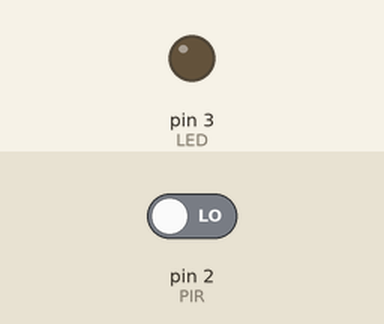
Simulated run of this sketch. Board: Arduino Uno, built with avr-gcc and run on an emulated ATmega328P. On the bench: output pins drawn as LEDs (lit = HIGH). The inputs (shaded band) are chosen by the test bench; at power-on: pin 2 (PIR) LOW.

Above: at 1.2 s.
1.3 s: pin 2 (PIR) driven HIGH
At 2.2 s:
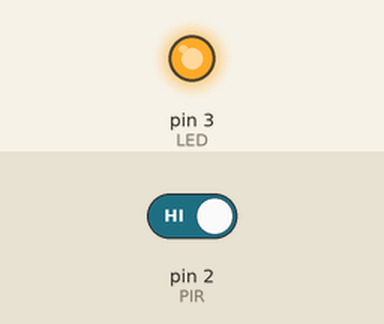
2.8 s: pin 2 (PIR) driven LOW
At 3.3 s:
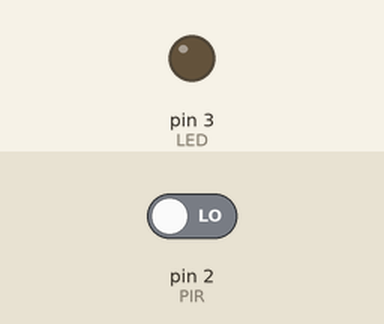
Timing chart, 0 to 5.8 s (numbered marks = the images above; inputs shaded):
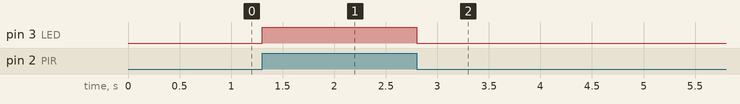

The sketch:

pirtest.ino
```cpp
int LED = 3;
int PIR = 2;

void setup() {
  pinMode(LED, OUTPUT);
  pinMode(PIR, INPUT);
}

void loop() {
  // put your main code here, to run repeatedly:
  digitalWrite(LED, digitalRead(PIR));
}
```

Measured:
- after the input at 1.3 s, pin 3 (LED): LOW → HIGH at once
- after the input at 2.8 s, pin 3 (LED): HIGH → LOW at once
